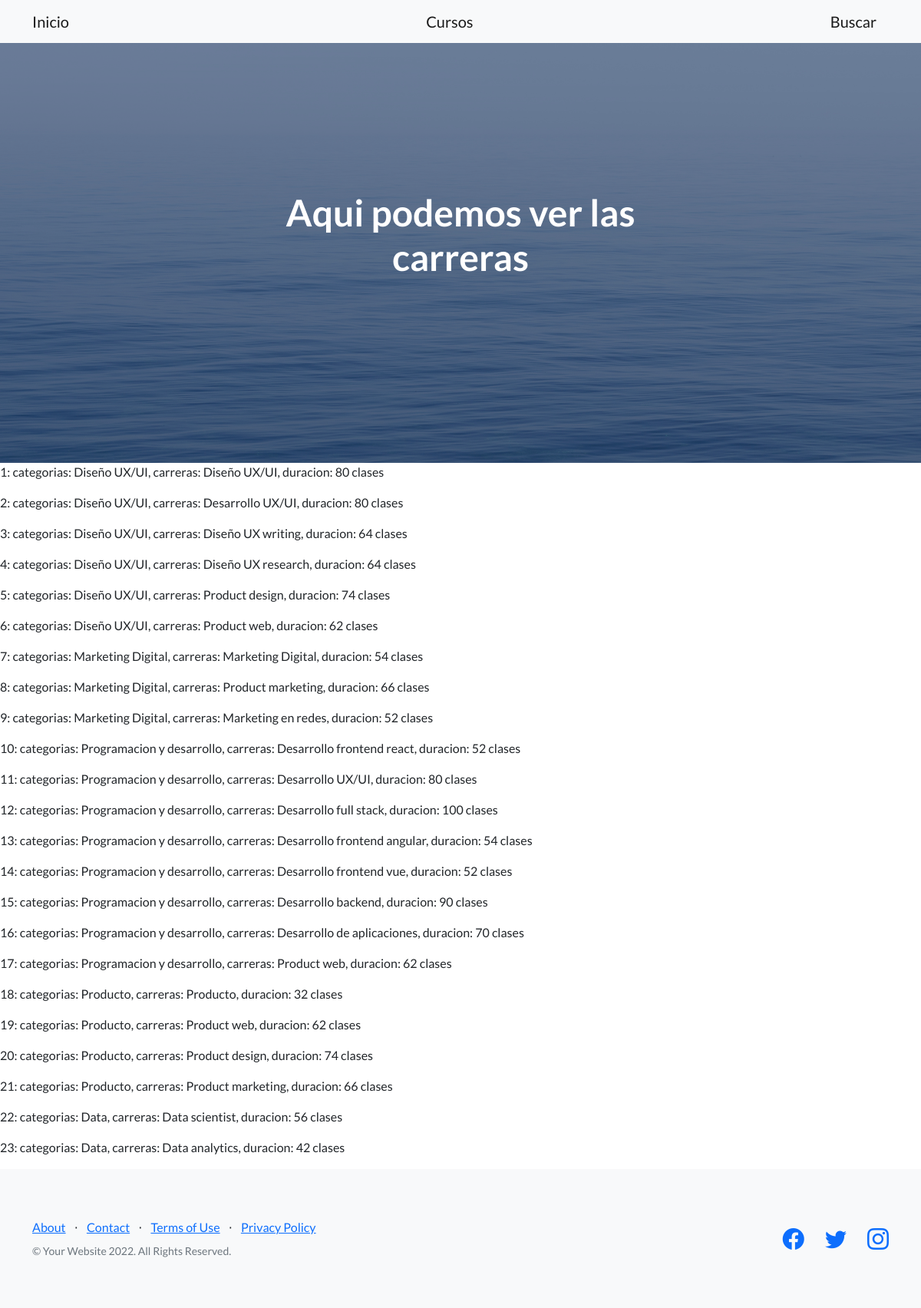
Screenshot of /App1/carreras/ with the database file from the repository.
### App1/models.py (models this page shows)
class CarrerasCoderhouse(models.Model):
    categorias = models.CharField(max_length=30)
    carreras = models.CharField(max_length=30)
    duracion = models.CharField(max_length=30)

### App1/views.py (the view)
# urls.py: path("carreras/", ver_Carreras, name='Carreras'),
def ver_Carreras(request):
    queryset = CarrerasCoderhouse.objects.all()
    diccionario = {"Carreras":queryset}
    plantilla = loader.get_template("App1/carreras.html")
    documento_html = plantilla.render(diccionario)
    return HttpResponse(documento_html)

### App1/templates/App1/carreras.html (shortened to what this page needs)
{% extends "App1/padre.html" %}
{% block botones %}
<a class="navbar-brand" href="{% url 'Inicio' %}">Inicio</a>
<a class="navbar-brand" href="{% url 'Cursos' %}">Cursos</a>
<a class="navbar-brand" href="{% url 'BuscarCa' %}">Buscar</a>
{% endblock %}
{% block titulo %}
Aqui podemos ver las carreras
{% endblock %}
{% block info %}
<!DOCTYPE html>
<html lang="en">
<head>
</head>
<body>
    {% for Carreras in Carreras %}
<p>{{Carreras.id}}:
    categorias: {{Carreras.categorias}}, carreras: {{Carreras.carreras}}, duracion: {{Carreras.duracion}}
</p>
{% endfor %}
</body>
</html>
{% endblock %}

### rows the page displays
CarrerasCoderhouse: id "1", categorias "Diseño UX/UI", carreras "Diseño UX/UI", duracion "80 clases"
CarrerasCoderhouse: id "2", categorias "Diseño UX/UI", carreras "Desarrollo UX/UI", duracion "80 clases"
CarrerasCoderhouse: id "3", categorias "Diseño UX/UI", carreras "Diseño UX writing", duracion "64 clases"
CarrerasCoderhouse: id "4", categorias "Diseño UX/UI", carreras "Diseño UX research", duracion "64 clases"
CarrerasCoderhouse: id "5", categorias "Diseño UX/UI", carreras "Product design", duracion "74 clases"
CarrerasCoderhouse: id "6", categorias "Diseño UX/UI", carreras "Product web", duracion "62 clases"
CarrerasCoderhouse: id "7", categorias "Marketing Digital", carreras "Marketing Digital", duracion "54 clases"
CarrerasCoderhouse: id "8", categorias "Marketing Digital", carreras "Product marketing", duracion "66 clases"
CarrerasCoderhouse: id "9", categorias "Marketing Digital", carreras "Marketing en redes", duracion "52 clases"
CarrerasCoderhouse: id "10", categorias "Programacion y desarrollo", carreras "Desarrollo frontend react", duracion "52 clases"
CarrerasCoderhouse: id "11", categorias "Programacion y desarrollo", carreras "Desarrollo UX/UI", duracion "80 clases"
CarrerasCoderhouse: id "12", categorias "Programacion y desarrollo", carreras "Desarrollo full stack", duracion "100 clases"
CarrerasCoderhouse: id "13", categorias "Programacion y desarrollo", carreras "Desarrollo frontend angular", duracion "54 clases"
CarrerasCoderhouse: id "14", categorias "Programacion y desarrollo", carreras "Desarrollo frontend vue", duracion "52 clases"
CarrerasCoderhouse: id "15", categorias "Programacion y desarrollo", carreras "Desarrollo backend", duracion "90 clases"
CarrerasCoderhouse: id "16", categorias "Programacion y desarrollo", carreras "Desarrollo de aplicaciones", duracion "70 clases"
CarrerasCoderhouse: id "17", categorias "Programacion y desarrollo", carreras "Product web", duracion "62 clases"
CarrerasCoderhouse: id "18", categorias "Producto", carreras "Producto", duracion "32 clases"
CarrerasCoderhouse: id "19", categorias "Producto", carreras "Product web", duracion "62 clases"
CarrerasCoderhouse: id "20", categorias "Producto", carreras "Product design", duracion "74 clases"
CarrerasCoderhouse: id "21", categorias "Producto", carreras "Product marketing", duracion "66 clases"
CarrerasCoderhouse: id "22", categorias "Data", carreras "Data scientist", duracion "56 clases"
CarrerasCoderhouse: id "23", categorias "Data", carreras "Data analytics", duracion "42 clases"
